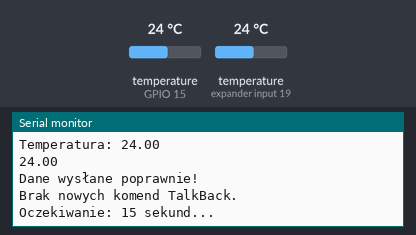
Simulated run of this sketch. Board: ESP32. On the bench: the last lines printed to the serial monitor. The test bench sets the inputs (shaded band); at power-on: temperature (sensors on GPIO 15, expander input 19) 24 °C. WiFi joins after 1.5 s; servers stay silent unless stated; uploads are accepted with an empty reply.

Above: at 15.8 s.
15.9 s: temperature (sensor on GPIO 15) set to 12 °C
At 19.9 s:
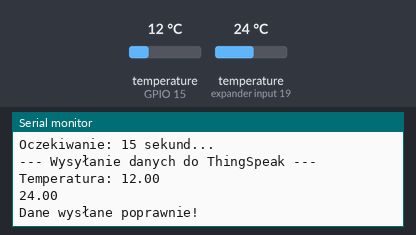
29.0 s: temperature (sensor on expander input 19) set to 12 °C
At 36.05 s:
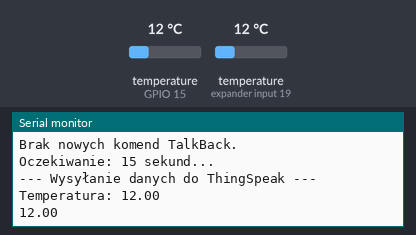
42.1 s: temperature (sensor on GPIO 15) set to 19 °C
At 53.5 s:
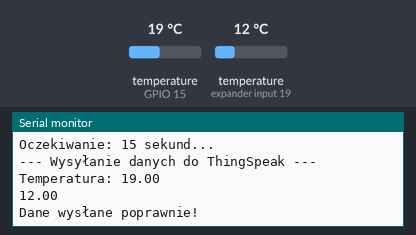
Timing chart, 0 to 55.0 s (numbered marks = the images above; inputs shaded):
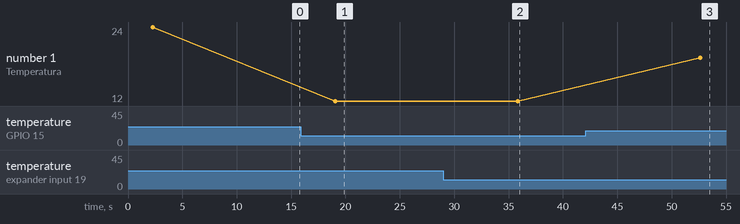

Measured:
- after the input at 15.9 s, the serial monitor: prints a new line after 3.2 s (image 1)
- after the input at 29.0 s, the serial monitor: prints a new line after 6.8 s (image 2)
- after the input at 42.1 s, the serial monitor: prints a new line after 10.5 s (image 3)
- plotted number 1: 24 → 12 after the input at 15.9 s, 12 → 19 after the input at 42.1 s

The sketch:

esp_czujnik_valfa.ino
```cpp
#include <OneWire.h>
#include <DallasTemperature.h>
#include <WiFi.h>
#include <ThingSpeak.h>
#include <HTTPClient.h>

#define ONE_WIRE_BUS 15

OneWire oneWire(ONE_WIRE_BUS);
DallasTemperature sensors(&oneWire);

// Dane sieciowe
const char* ssid = "PH-WIFI";
const char* haslo = "RETAILROBOTICS";

// ThingSpeak
unsigned long channelNumber = 3411103;
const char *myWriteAPIKey = "0EL18I1OI2U27IW4";

// TalkBack
unsigned long talkBackID = 57235;
const char *talkBackAPIKey = "L5FO8NHB3A63LNJ3";

unsigned long Delay = 15000;
WiFiClient client;

void setup() {
  Serial.begin(115200);
  sensors.begin();

  WiFi.mode(WIFI_STA);
  WiFi.begin(ssid, haslo);

  Serial.print("Łączenie z siecią: ");
  Serial.println(ssid);

  while (WiFi.status() != WL_CONNECTED) {
    delay(500);
    Serial.print(".");
  }

  Serial.println("\nPołączono z Wi-Fi!");
  Serial.print("Adres IP ESP32: ");
  Serial.println(WiFi.localIP());

  ThingSpeak.begin(client);
}

void loop() {

  sensors.requestTemperatures();
  float temperatura = sensors.getTempCByIndex(0); //1 CZUJNIK
  float temperatura2 = sensors.getTempCByIndex(1); //2 CZUJNIK

  if (isnan(temperatura)) {
    Serial.println("Błąd odczytu temperatury!");
    temperatura = 0;
  }

  if (WiFi.status() == WL_CONNECTED) {

    Serial.println("\n--- Wysyłanie danych do ThingSpeak ---");
    Serial.print("Temperatura: ");
    Serial.println(temperatura);
    Serial.println(temperatura2);
    ThingSpeak.setField(1, temperatura);
    ThingSpeak.setField(2, temperatura2);
    int x = ThingSpeak.writeFields(channelNumber, myWriteAPIKey);

    if (x == 200) {
      Serial.println("Dane wysłane poprawnie!");
    } else {
      Serial.print("Błąd wysyłania. Kod HTTP: ");
      Serial.println(x);
    }

    delay(500);

    // Pobieranie komendy TalkBack
    HTTPClient httpTalkBack;
    String urlTalkBack = "http://api.thingspeak.com/talkbacks/" + String(talkBackID) +
                         "/commands/execute.json?api_key=" + String(talkBackAPIKey);

    httpTalkBack.begin(urlTalkBack);
    int httpCode = httpTalkBack.GET();

    if (httpCode == 200) {
      String odpowiedz = httpTalkBack.getString();

      int pos = odpowiedz.indexOf("\"command_string\":\"");
      if (pos != -1) {
        int start = pos + 18;
        int end = odpowiedz.indexOf("\"", start);
        String commandString = odpowiedz.substring(start, end);

        Serial.print("Odebrano komendę: ");
        Serial.println(commandString);

        float sekundy = commandString.toFloat();
        if (sekundy >= 15) {
          Delay = sekundy * 1000;
        } else {
          Serial.println("Czas zbyt mały — ThingSpeak wymaga min. 15 sekund.");
        }
      } else {
        Serial.println("Brak nowych komend TalkBack.");
      }
    } else {
      Serial.print("Błąd pobierania TalkBack. Kod HTTP: ");
      Serial.println(httpCode);
    }

    httpTalkBack.end();

  } else {
    Serial.println("Brak połączenia z Wi-Fi!");
  }

  Serial.print("Oczekiwanie: ");
  Serial.print(Delay / 1000);
  Serial.println(" sekund...");

  delay(Delay);
}
```
